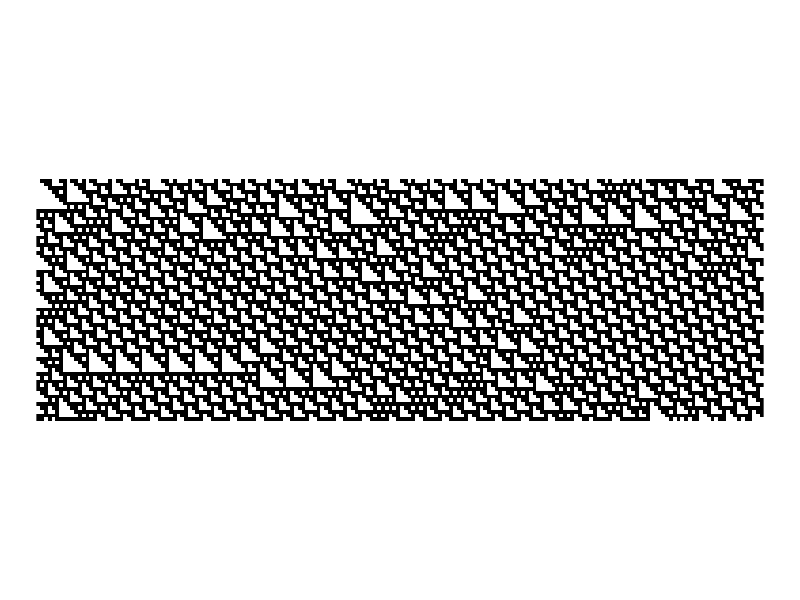
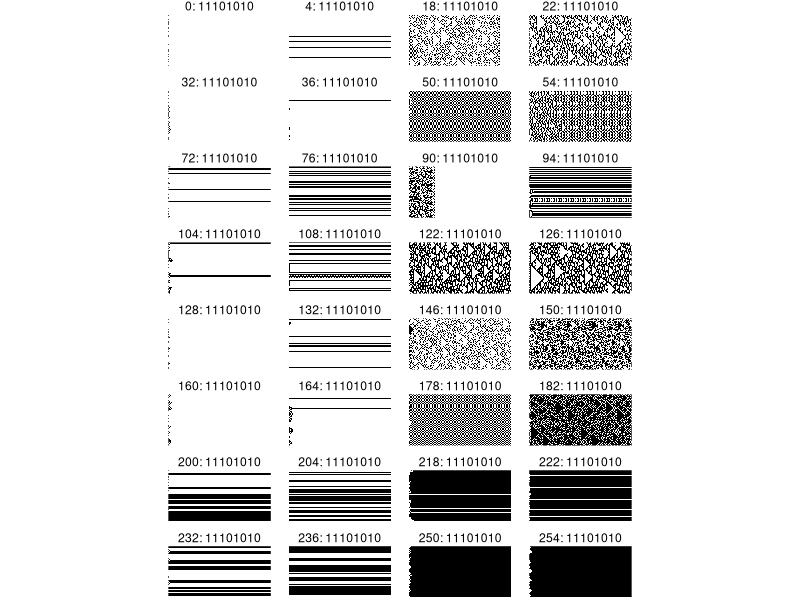

Here is the R script that generated these plots, in order:
## ---- chunk 1
#| code-fold: true
library(dplyr)

# initialise random state, specified size and density
init_state <- function(n = 50, density = 0.5) {
  as.numeric(runif(n) < density)
}

# pre- and post-fix the last and first elements of the state
wrap_state <- function(x) {
  c(tail(x, 1), x, x[1])
}

# binary vector to decimal integer (most significant bits first)
as_decimal <- function(b) {
  sum((2 ^ ((length(b) - 1):0)) * b)
}

# convert decimal integer to vector of bits (most significant first)
as_binary <- function(n, n_bits = 8) {
  result <- c()
  for (i in 1:n_bits) {
    result <- c(n %% 2, result)
    n <- n %/% 2
  }
  result
}

rule_description <- function(rule_num) {
  paste(rule_num, 
        paste(as_binary(234), collapse = ""), 
        sep = ": ")
}

# takes a matrix of CA states (each row a timestep) and appends
# a new row for the next system state
generation <- function(states, rule) {
  state <- tail(states, 1) %>% c()
  w_state <- wrap_state(state)
  result <- c()
  for (i in 1:length(state)) {
    nbhd <- w_state[seq(i, i + 2)]
    result <- c(result, rule[as_decimal(nbhd) + 1])
  }
  matrix(c(states %>% t() %>% c(), result), nc = ncol(states), byrow = TRUE)
}

# generate a matrix of cell states where each row is the system state
one_d_ca <- function(rule = 30, n = 64, density = 0.5, t = 192) {
  s <- init_state(n, density)
  ss <- matrix(s, nr = 1)
  for (i in 2:t) {
    ss <- generation(ss, rev(as_binary(rule)))
  }
  ss
}
## ---- chunk 2
library(ggplot2)
library(reshape2)

one_d_ca(rule = 110) %>%
  reshape2::melt(c("t", "x"), value.name = "state") %>%
  mutate(state = as.logical(state)) %>%
  ggplot() +
    geom_raster(aes(x = t, y = x, fill = state)) + 
    scale_fill_manual(values = c("white", "black")) +
    coord_equal() +
    guides(fill = "none") +
    theme_void()
## ---- chunk 3
# convenience function to return a dataframe instead of a matrix
get_df <- function(rule, n = 64, density = 0.5, t = 192) {
  one_d_ca(rule = rule, n = n, density = density, t = t) %>%
  reshape2::melt(c("t", "x"), value.name = "state") %>%
  mutate(state = as.logical(state),
         rule = rule)
}

# The 32 rules that match Wolfram's selection criteria
rules <- c(  0,   4,  18,  22,  32,  36,  50,  54,
            72,  76,  90,  94, 104, 108, 122, 126,
           128, 132, 146, 150, 160, 164, 178, 182,
           200, 204, 218, 222, 232, 236, 250, 254)

df <- get_df(rules[1], t = 128)

for (rule in rules[2:32]) {
  df <- bind_rows(df, get_df(rule, t = 128))
}

# give the rules a better label
df$rule <- factor(df$rule, levels = rules,
                  labels = lapply(rules, rule_description))

ggplot(df) +
  geom_raster(aes(x = t, y = x, fill = state)) + 
  scale_fill_manual(values = c("white", "black")) +
  coord_equal() +
  guides(fill = "none") +
  facet_wrap( ~ rule, ncol = 4) +
  theme_void()
## ---- chunk 4
#| code-fold: true
# License (MIT)
#
# Copyright (c) 2023 David O'Sullivan
#
# Permission is hereby granted, free of charge, to any person
# obtaining a copy of this software and associated documentation
# files (the "Software"), to deal in the Software without restriction,
# including without limitation the rights to use, copy, modify, merge,
# publish, distribute, sublicense, and/or sell copies of the Software,
# and to  permit persons to whom the Software is furnished to do so,
# subject to the following conditions:
#
# The above copyright notice and this permission notice shall be included
# in all copies or substantial portions of the Software.
#
# THE SOFTWARE IS PROVIDED "AS IS", WITHOUT WARRANTY OF ANY KIND, EXPRESS
# OR IMPLIED, INCLUDING BUT NOT LIMITED TO THE WARRANTIES OF MERCHANTABILITY,
# FITNESS FOR A PARTICULAR PURPOSE AND NONINFRINGEMENT. IN NO EVENT SHALL
# THE AUTHORS OR COPYRIGHT HOLDERS BE LIABLE FOR ANY CLAIM, DAMAGES OR OTHER
# LIABILITY, WHETHER IN AN ACTION OF CONTRACT, TORT OR OTHERWISE, ARISING
# FROM, OUT OF OR IN CONNECTION WITH THE SOFTWARE OR THE USE OR OTHER
# DEALINGS IN THE SOFTWARE.
